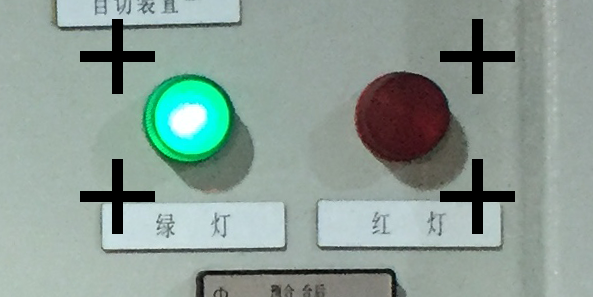
#> input picture pic/led1.png, 593 x 297 px
$ python led.py   (Python 2 division)
#> lines starting #> are read from the running program, lines starting #| are printed output that depends on the picture; after the words box and inside, x2 and y2 are one past the last pixel; in counts of white or black regions, pixels touching at a corner belong together
# coding=utf-8

import cv2
import numpy as np


def find_order(pts):
    """
    输入四个点，返回矩形边界坐标
    :param pts: 以(x, y)为元素的列表
    :return: x1(小), x2(大), y1(小), y2(大)
    """
    if abs(pts[0][0] - pts[1][0]) <= 10:  # 当前两点x轴坐标相同时，y轴坐标必定不同
        if pts[0][1] < pts[1][1]:
            y1 = pts[0][1]
            y2 = pts[1][1]
        else:
            y1 = pts[1][1]
            y2 = pts[0][1]

        if pts[0][0] < pts[2][0]:
            x1 = pts[0][0]
            x2 = pts[2][0]
        else:
            x1 = pts[2][0]
            x2 = pts[0][0]
    elif abs(pts[0][0] - pts[2][0]) <= 10:
        if pts[0][1] < pts[2][1]:
            y1 = pts[0][1]
            y2 = pts[2][1]
        else:
            y1 = pts[2][1]
            y2 = pts[0][1]

        if pts[0][0] < pts[1][0]:
            x1 = pts[0][0]
            x2 = pts[1][0]
        else:
            x1 = pts[1][0]
            x2 = pts[0][0]
    else:
        if pts[0][1] < pts[3][1]:
            y1 = pts[0][1]
            y2 = pts[3][1]
        else:
            y1 = pts[3][1]
            y2 = pts[0][1]

        if pts[0][0] < pts[1][0]:
            x1 = pts[0][0]
            x2 = pts[1][0]
        else:
            x1 = pts[1][0]
            x2 = pts[0][0]

    return x1, x2, y1, y2


def cut_leds(filename, template_filename, test=True):
    """
    读取图像、十字标记模版，通过模版匹配定位表盘，并剪裁待处理区域
    :param filename: 图像文件名
    :param template_filename: 模版文件名
    :param test: 测试模式
    :return: 剪裁后的表盘图像
    """
#> called with filename = '../pic/led1.png', template_filename = '../pic/cross.png', test = True
    # 读取图像
    img = cv2.imread(filename)
#> img is the input picture: shape (297, 593, 3); mean B, G, R 149.7, 157.3, 139.3
    # 转换为灰度图像
    gray = cv2.cvtColor(img, cv2.COLOR_BGR2GRAY)
    # 读取十字标记模版
    template = cv2.imread(template_filename, 0)
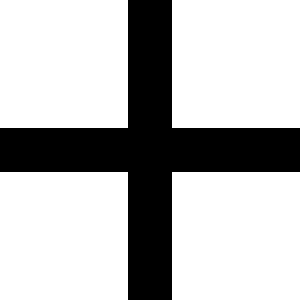
#> input picture pic/cross.png, 75 x 75 px (shown 4 times larger)
#> template: shape (75, 75); 72.8% white; 1 black region, box (x1, y1, x2, y2) and area: (0, 0, 75, 75) 1529
    w, h = template.shape[::-1]
#> w = 75; h = 75

    # 模版匹配
    res = cv2.matchTemplate(gray, template, cv2.TM_CCOEFF_NORMED)
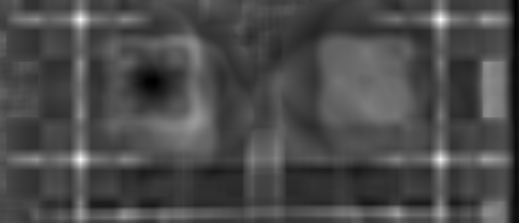
#> res: shape (223, 519) float32; min -0.432, max 0.994, mean -0.0109; drawn with min black and max white
    # 使用阈值处理过滤结果
    threshold = 0.9
    loc = np.where(res >= threshold)
#> loc = 12 positions, rows 18 to 160, columns 79 to 441
    # 记录十字的四个顶点
    pts1 = []
    for pt in zip(*loc[::-1]):
        # 计算十字中心
        cross_x, cross_y = pt
        cross_x += w / 2
        cross_y += h / 2
        # 判断是否重复选择此点
        to_add = True
        for x, y in pts1:
            if abs(x - cross_x) <= 10 and abs(y - cross_y) <= 10:
                to_add = False
        if not to_add:
            continue
        # 记录此点
        pts1.append([cross_x, cross_y])
        # 测试时画图可视化
        if test:
            cv2.rectangle(img, pt, (pt[0] + w, pt[1] + h), (0, 0, 255), 2)
#> this loop made 12 passes
#> (pt, cross_x, cross_y) on passes 1 to 12: ((440, 18), 477, 55), ((80, 19), 117, 56), ((439, 19), 476, 56), ((440, 19), 477, 56), ((441, 19), 478, 56), ((440, 20), 477, 57), ((80, 158), 117, 195), ((79, 159), 116, 196), ((80, 159), 117, 196), ((81, 159), 118, 196), ((440, 159), 477, 196), ((80, 160), 117, 197)
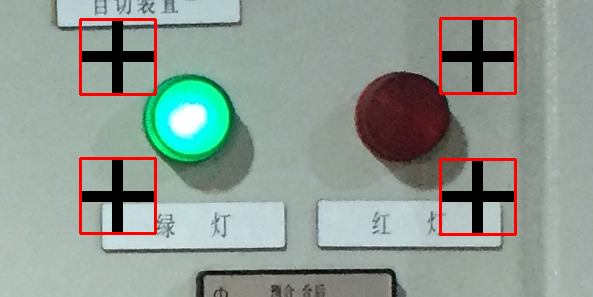
#> img: shape (297, 593, 3); 2.03% of pixels changed, all inside (x1, y1, x2, y2) = (79, 17, 517, 236)
#> after the loop, pts1 = [[477, 55], [117, 56], [117, 195], [477, 196]]
    # 测试时画图可视化
    if test:
        cv2.imwrite("../result/{}-cross.png".format(filename[filename.rindex("/"):filename.rindex(".")]), img)

    # 确定透视变换对应的点
    x1, x2, y1, y2 = find_order(pts1)
#> in find_order, `y1 = pts[0][1]`: y1 = 55
#> in find_order, `y2 = pts[3][1]`: y2 = 196
#> in find_order, `x1 = pts[1][0]`: x1 = 117
#> in find_order, `x2 = pts[0][0]`: x2 = 477
#> x1 = 117; x2 = 477; y1 = 55; y2 = 196
    pts1 = np.float32([[x1, y1], [x2, y1], [x2, y2], [x1, y2]])
#> pts1 = [[117, 55], [477, 55], [477, 196], [117, 196]]
    pts2 = np.float32([[0, 0], [360, 0], [360, 140], [0, 140]])
    # 透视变换
    M = cv2.getPerspectiveTransform(pts1, pts2)
#> M = [[1, -1.1e-16, -117], [0, 0.993, -54.61], [1.41e-19, 0, 1]]
    img = cv2.warpPerspective(img, M, (360, 140))
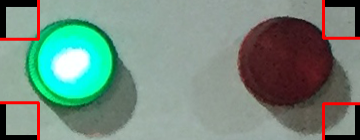
#> img: shape (140, 360, 3); mean B, G, R 126.3, 138.4, 114.5

    # 测试时画图可视化
    if test:
        cv2.imwrite("../result/{}-cut.png".format(filename[filename.rindex("/"):filename.rindex(".")]), img)

    return img


def find_led(img, filename=None, test=True):
#> called with filename = '../pic/led1.png', test = True
    gauss_size = 9  # 高斯模糊核大小
    thr_level = 0.95     # 阈值为最大灰度此值

    # 转换为灰度图像
    gray = cv2.cvtColor(img, cv2.COLOR_BGR2GRAY)
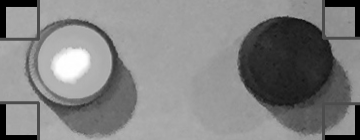
#> gray: shape (140, 360); min 0, max 255, mean 129.9
    # 高斯模糊去除不必要的细节
    cv2.GaussianBlur(gray, (gauss_size, gauss_size), 0, gray)
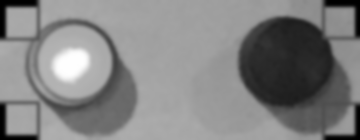
#> gray: shape (140, 360); min 0, max 254, mean 129.9
    # 阈值处理
    high = img.max()
#> high = 255
    cv2.threshold(gray, high * thr_level, 255, cv2.THRESH_BINARY, gray)
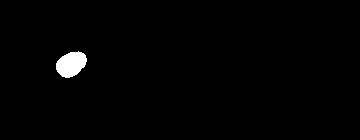
#> gray: shape (140, 360); 1.2% white; 1 white region, box (x1, y1, x2, y2) and area: (56, 51, 87, 78) 593
    if test:
        cv2.imwrite("../result/{}-thr.png".format(filename[filename.rindex("/"):filename.rindex(".")]), gray)
    # 寻找亮度中心（opencv里的x轴，numpy里的y轴）
    x_mean = np.nonzero(gray)[1].mean()
#> x_mean = 70.75
    if x_mean < img.shape[1] / 2:
        return u"绿灯"
    else:
        return u"红灯"


def main():
    files = ["../pic/led1.png", "../pic/led2.png"]
    template = "../pic/cross.png"
    for filename in files:
        img = cut_leds(filename, template, test=True)
        led = find_led(img, filename, test=True)
#> led = '绿灯'
        print u"亮灯为:", led
#| 亮灯为: 绿灯
#> pass 2 of the loop in main, `for filename in files:`:
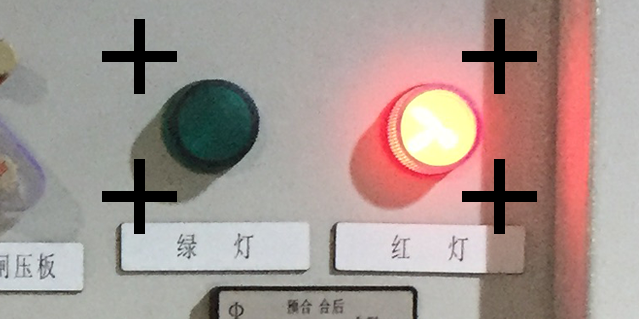
#> input picture pic/led2.png, 639 x 319 px
#> in cut_leds, img is the input picture: shape (319, 639, 3); mean B, G, R 145, 149.8, 166.4
#> res: shape (245, 565) float32
#> loc = ([18, 19, 19, 19, 19, 20, 159, 159], [102, 101, 102, 103, 462, 102, 102, 462])
#> the loop in cut_leds (call 2), `for pt in zip(*loc[::-1]):` made 8 passes
#> (pt, cross_x, cross_y) on passes 1 to 8: ((102, 18), 139, 55), ((101, 19), 138, 56), ((102, 19), 139, 56), ((103, 19), 140, 56), ((462, 19), 499, 56), ((102, 20), 139, 57), ((102, 159), 139, 196), ((462, 159), 499, 196)
#> after the loop in cut_leds (call 2), `for pt in zip(*loc[::-1]):`:
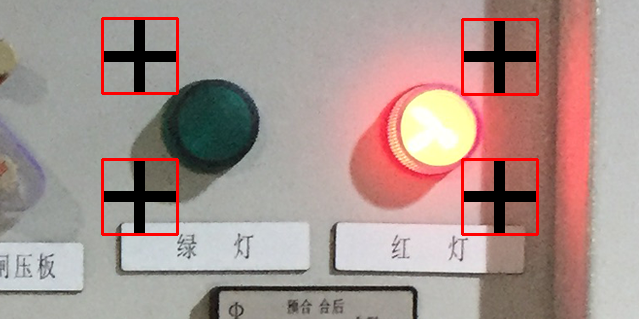
#> img: shape (319, 639, 3); 1.76% of pixels changed, all inside (x1, y1, x2, y2) = (101, 17, 539, 236)
#> after the loop in cut_leds (call 2), `for pt in zip(*loc[::-1]):`: pts1 = [[139, 55], [499, 56], [139, 196], [499, 196]]
#> in cut_leds (call 2), `x1, x2, y1, y2 = find_order(pts1)`: x1 = 139; x2 = 499
#> in cut_leds (call 2), `pts1 = np.float32([[x1, y1], [x2, y1], [x2, y2], [x1, y2]])`: pts1 = [[139, 55], [499, 55], [499, 196], [139, 196]]
#> M = [[1, 1.72e-16, -139], [1.42e-17, 0.993, -54.61], [7.05e-20, -1.12e-18, 1]]
#> in find_led (call 2), `cv2.threshold(gray, high * thr_level, 255, cv2.THRESH_BINARY, gray)`:
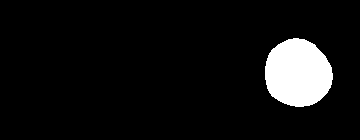
#> gray: shape (140, 360); 7.2% white; 1 white region, box (x1, y1, x2, y2) and area: (265, 38, 333, 107) 3641
#> x_mean = 297.5
#> led = '红灯'
#| 亮灯为: 红灯


if __name__ == '__main__':
    main()
